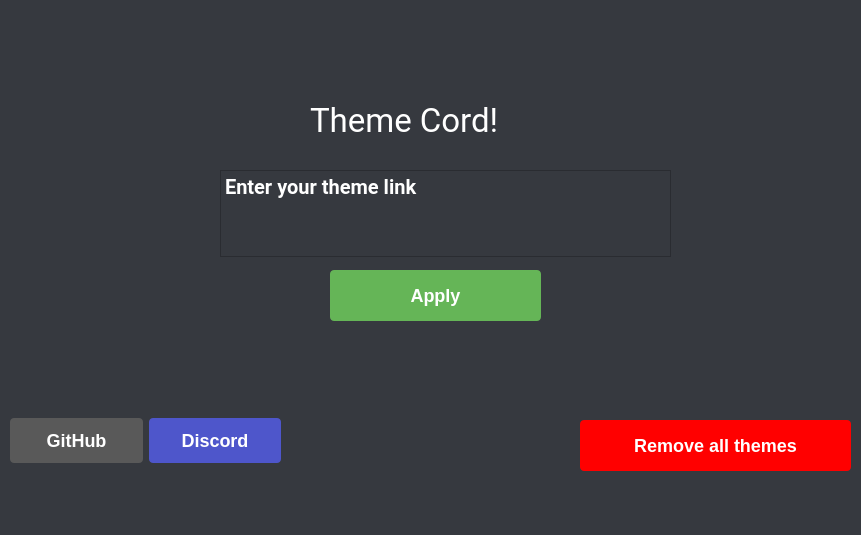
<?xml version="1.0" encoding="UTF-8"?>
<ui version="4.0">
 <class>MainWindow</class>
 <widget class="QMainWindow" name="MainWindow">
  <property name="geometry">
   <rect>
    <x>0</x>
    <y>0</y>
    <width>861</width>
    <height>535</height>
   </rect>
  </property>
  <property name="windowTitle">
   <string>MainWindow</string>
  </property>
  <property name="styleSheet">
   <string notr="true">    font-family: 'Roboto', sans-serif;
    color: #FFF;
    background-color: #36393f;</string>
  </property>
  <widget class="QWidget" name="centralwidget">
   <widget class="QWidget" name="horizontalLayoutWidget">
    <property name="geometry">
     <rect>
      <x>10</x>
      <y>400</y>
      <width>271</width>
      <height>81</height>
     </rect>
    </property>
    <layout class="QHBoxLayout" name="horizontalLayout">
     <item>
      <widget class="QPushButton" name="Github">
       <property name="styleSheet">
        <string notr="true">

* {
    display: inline-block;
    padding: 12px 30px;
    font-size: 18px;
    font-weight: bold;
    text-transform: uppercase;
    background-color: rgb(89, 89, 89);
    color: #FFF;
    border-radius: 4px;
    text-decoration: none;
    transition: background-color 0.3s ease;
}

*:hover {
    background-color: rgb(40, 40, 40);
    color: #FFF;
}</string>
       </property>
       <property name="text">
        <string>GitHub</string>
       </property>
      </widget>
     </item>
     <item>
      <widget class="QPushButton" name="Discord">
       <property name="styleSheet">
        <string notr="true">

* {
    display: inline-block;
    padding: 12px 30px;
    font-size: 18px;
    font-weight: bold;
    text-transform: uppercase;
    background-color: #4e56cb;
    color: #FFF;
    border-radius: 4px;
    text-decoration: none;
    transition: background-color 0.3s ease;
}

*:hover {
    background-color: #3641d4;
    color: #FFF;
}</string>
       </property>
       <property name="text">
        <string>Discord</string>
       </property>
      </widget>
     </item>
    </layout>
   </widget>
   <widget class="QTextEdit" name="themeText">
    <property name="geometry">
     <rect>
      <x>220</x>
      <y>170</y>
      <width>451</width>
      <height>87</height>
     </rect>
    </property>
    <property name="font">
     <font>
      <family>Roboto,sans-serif</family>
      <pointsize>15</pointsize>
      <weight>75</weight>
      <bold>true</bold>
     </font>
    </property>
    <property name="styleSheet">
     <string notr="true">*{
            text-align: center;
}</string>
    </property>
    <property name="html">
     <string>&lt;!DOCTYPE HTML PUBLIC &quot;-//W3C//DTD HTML 4.0//EN&quot; &quot;http://www.w3.org/TR/REC-html40/strict.dtd&quot;&gt;
&lt;html&gt;&lt;head&gt;&lt;meta name=&quot;qrichtext&quot; content=&quot;1&quot; /&gt;&lt;style type=&quot;text/css&quot;&gt;
p, li { white-space: pre-wrap; }
&lt;/style&gt;&lt;/head&gt;&lt;body style=&quot; font-family:'Roboto,sans-serif'; font-size:15pt; font-weight:600; font-style:normal;&quot;&gt;
&lt;p style=&quot; margin-top:0px; margin-bottom:0px; margin-left:0px; margin-right:0px; -qt-block-indent:0; text-indent:0px;&quot;&gt;Enter your theme link&lt;/p&gt;&lt;/body&gt;&lt;/html&gt;</string>
    </property>
   </widget>
   <widget class="QLabel" name="label">
    <property name="geometry">
     <rect>
      <x>310</x>
      <y>80</y>
      <width>251</width>
      <height>81</height>
     </rect>
    </property>
    <property name="font">
     <font>
      <family>Roboto,sans-serif</family>
      <pointsize>25</pointsize>
     </font>
    </property>
    <property name="styleSheet">
     <string notr="true">*{
            text-align: center;
}</string>
    </property>
    <property name="text">
     <string>Theme Cord!</string>
    </property>
   </widget>
   <widget class="QPushButton" name="pushButton">
    <property name="geometry">
     <rect>
      <x>330</x>
      <y>270</y>
      <width>211</width>
      <height>51</height>
     </rect>
    </property>
    <property name="styleSheet">
     <string notr="true">        * {
            display: inline-block;
            padding: 12px 30px;
            font-size: 18px;
            font-weight: bold;
            text-transform: uppercase;
            background-color: #65b557;
            color: #FFF;
            border-radius: 4px;
            text-decoration: none;
            transition: background-color 0.3s ease;
        }
        *:hover{
            background-color: #1f8c0b;
            color: #FFF;
        }</string>
    </property>
    <property name="text">
     <string>Apply</string>
    </property>
   </widget>
   <widget class="QPushButton" name="pushButton_2">
    <property name="geometry">
     <rect>
      <x>580</x>
      <y>420</y>
      <width>271</width>
      <height>51</height>
     </rect>
    </property>
    <property name="styleSheet">
     <string notr="true">        * {
            display: inline-block;
            padding: 12px 30px;
            font-size: 18px;
            font-weight: bold;
            text-transform: uppercase;
            background-color: red;
            color: #FFF;
            border-radius: 4px;
            text-decoration: none;
            transition: background-color 0.3s ease;
        }
        *:hover{
            background-color: rgb(140, 0, 0);
            color: #FFF;
        }</string>
    </property>
    <property name="text">
     <string>Remove all themes</string>
    </property>
   </widget>
  </widget>
  <widget class="QMenuBar" name="menubar">
   <property name="geometry">
    <rect>
     <x>0</x>
     <y>0</y>
     <width>861</width>
     <height>24</height>
    </rect>
   </property>
  </widget>
  <widget class="QStatusBar" name="statusbar"/>
 </widget>
 <resources/>
 <connections/>
</ui>
